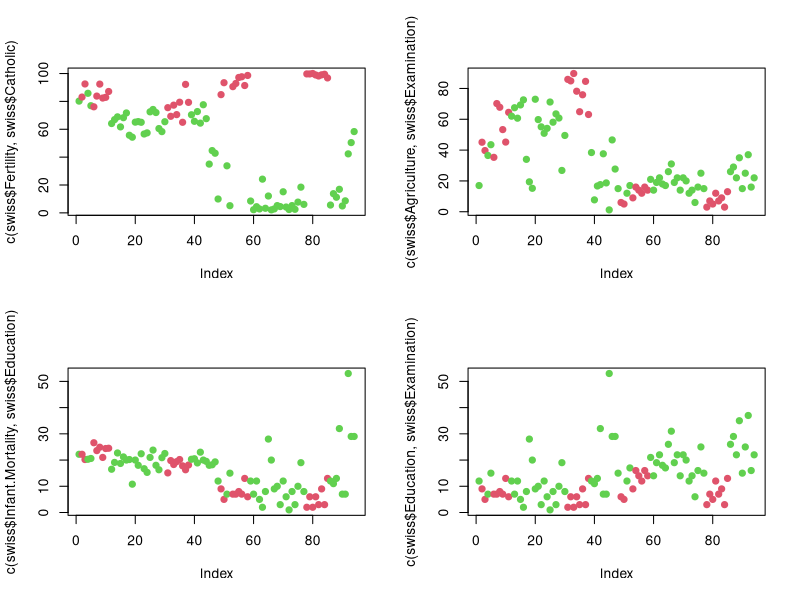
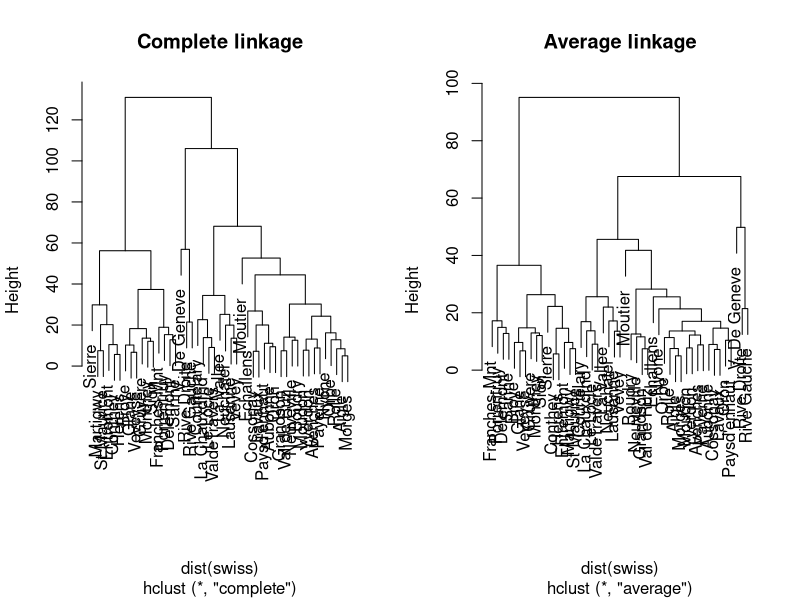

Source code (R) for these figures, in order:
## K-Means Clustering

# for 2 clusters
km = kmeans(swiss, centers = 2, nstart=20)
km$cluster

# for 3 clusters
km2 = kmeans(swiss, centers = 3, nstart=20)
km2$cluster

par(mfrow=c(2,2))
plot(c(swiss$Fertility, swiss$Catholic), col=km$cluster+1, pch=19)
plot(c(swiss$Agriculture, swiss$Examination), col=km$cluster+1, pch=19)
plot(c(swiss$Infant.Mortality, swiss$Education), col=km$cluster+1, pch=19)
plot(c(swiss$Education, swiss$Examination), col=km$cluster+1, pch=19)

## Hierarchical Clustering
hc.complete = hclust(dist(swiss), method="complete")
hc.average = hclust(dist(swiss), method="average")
par(mfrow=c(1,2))
plot(hc.complete, main="Complete linkage")
plot(hc.average, main="Average linkage")

# 4 clusters are good enough I think
hc1 = cutree(hc.complete, 4)
hc2 = cutree(hc.average, 4)
table(hc1, hc2)
# they are doing pretty okay, especially the cluster 2 from each
table(km$cluster, hc1)
# they are quite equivalent for this comparison
# hc1's cluster 3 like km's cluster 1
# hc1's cluster 2 like km's cluster 3
